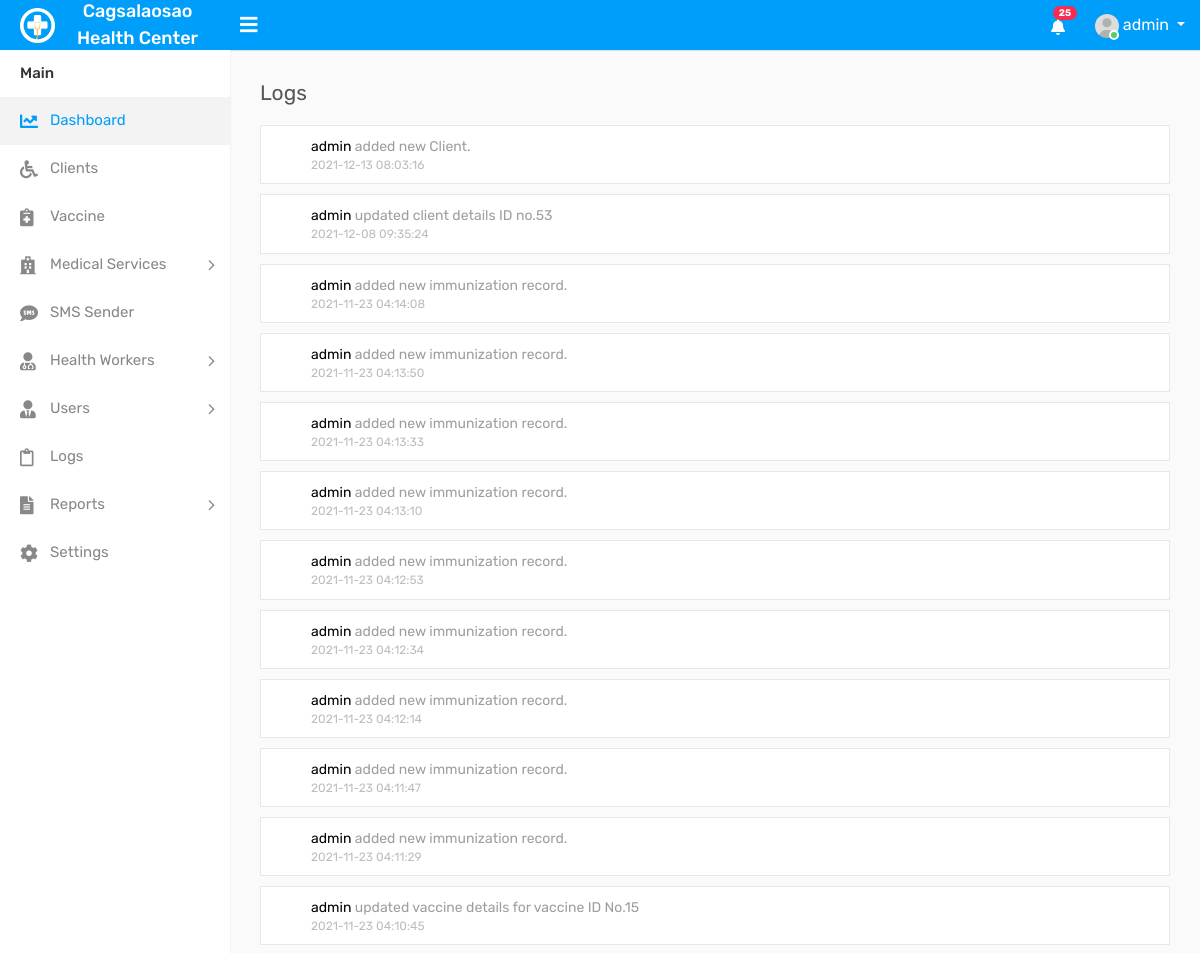
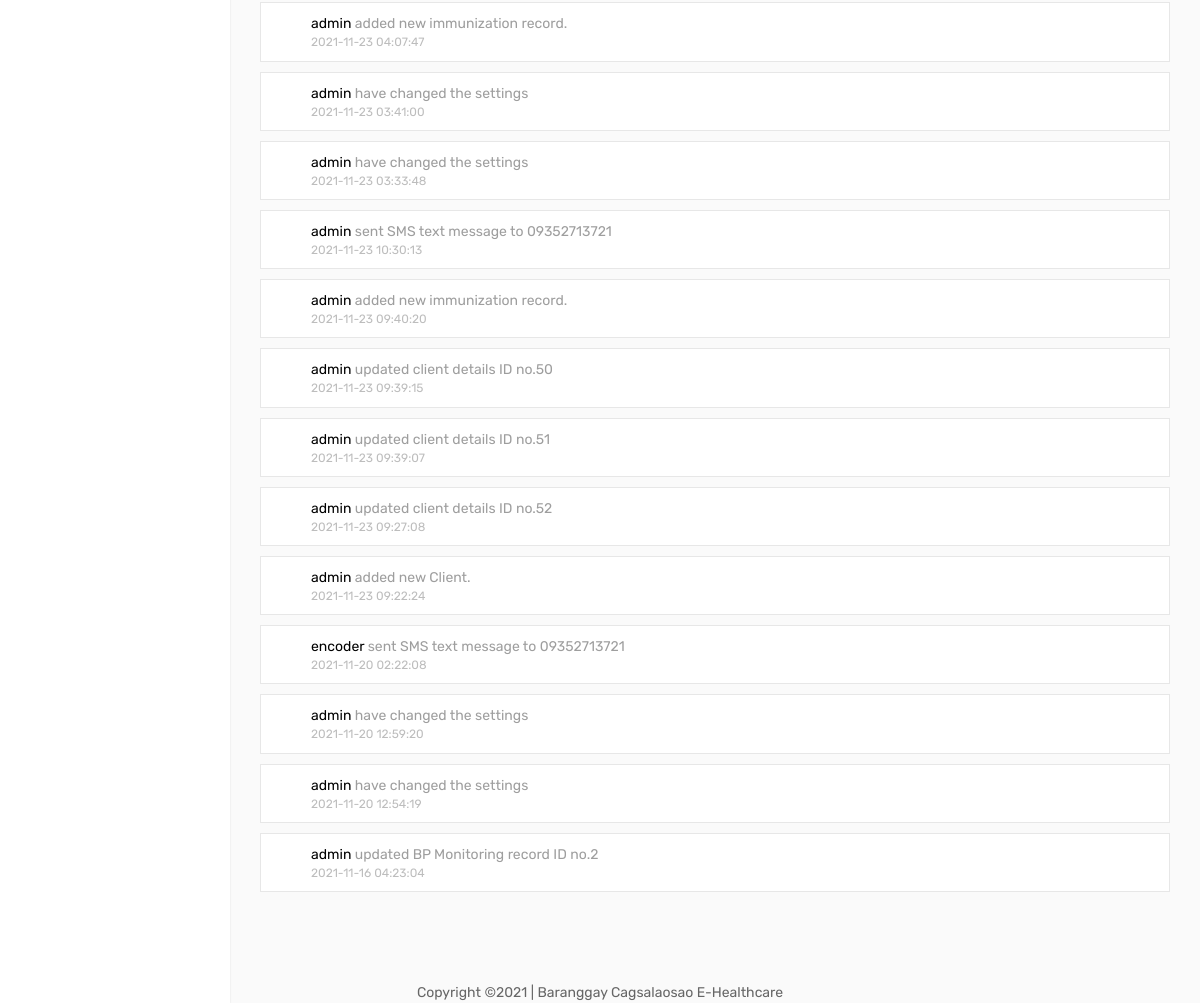
Before: /activities.php (signed in) with the older database file (2 pictures, top to bottom).
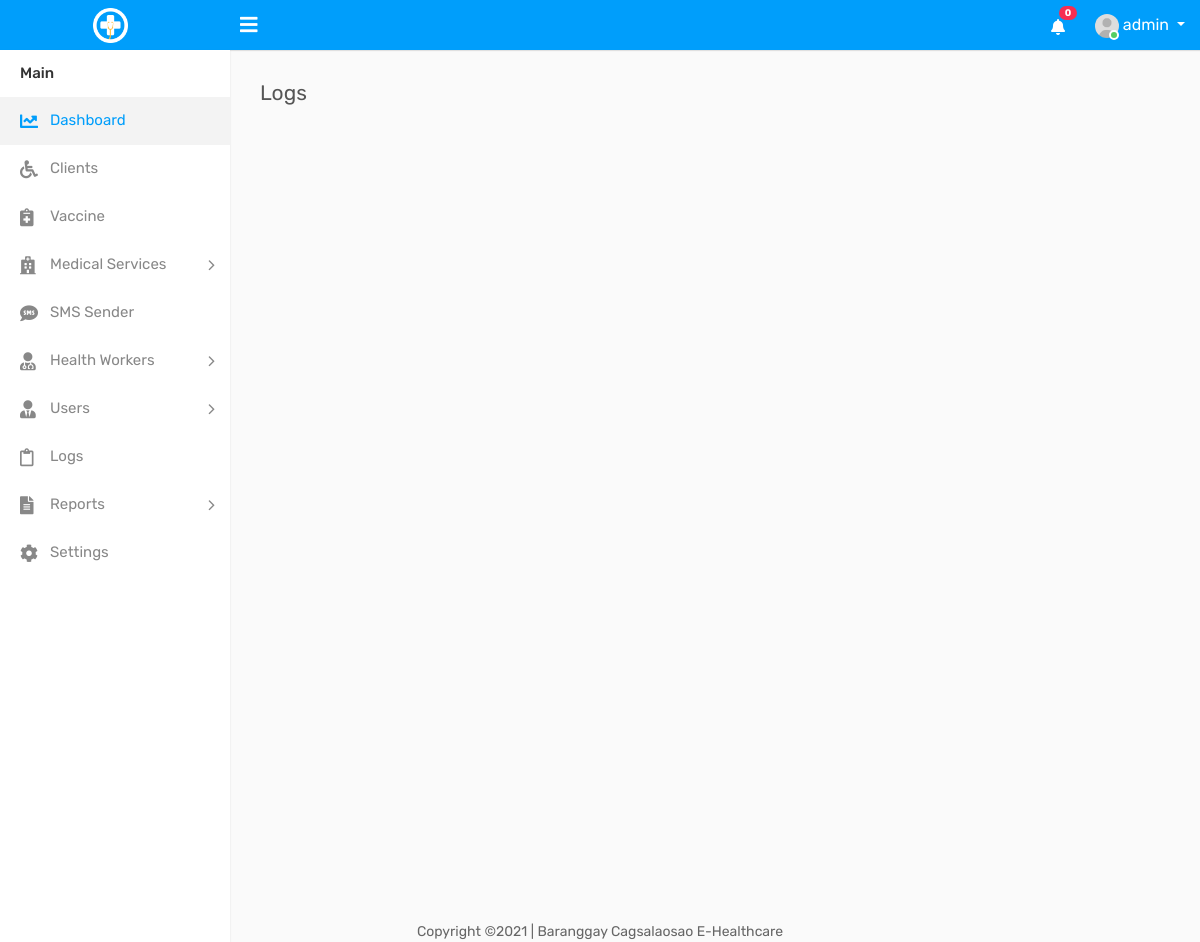
After: the same page with the newer database file.
### tables this page shows
CREATE TABLE IF NOT EXISTS `settings` (
  `name` varchar(55) NOT NULL,
  `contact_person` varchar(55) NOT NULL,
  `brgy` varchar(55) NOT NULL,
  `city` varchar(55) NOT NULL,
  `province` varchar(55) NOT NULL,
  `postalcode` int(11) NOT NULL,
  `email` varchar(55) NOT NULL,
  `phone` varchar(55) NOT NULL,
  `telephone` varchar(55) NOT NULL,
  `web_url` varchar(55) NOT NULL
);

CREATE TABLE IF NOT EXISTS `log` (
`log_id` int(11) NOT NULL,
  `log_user` int(11) DEFAULT NULL,
  `log_activity` varchar(255) DEFAULT NULL,
  `log_date` datetime DEFAULT NULL
);

### activities.php (the view, shortened to what this page needs)
<!DOCTYPE html>
<html lang="en">
<?php include('includes/head.php') ?>
<body>
    <div class="main-wrapper">
<?php include('includes/topnav.php') ?>
<?php include('includes/sidebar.php') ?>
        <div class="page-wrapper">
        <div class="content">
                <div class="row">
                    <div class="col-sm-12">
                        <h4 class="page-title">Logs</h4>
                    </div>
                </div>
                <div class="row">
                    <div class="col-md-12">
                        <div class="activity">
                            <div class="activity-box">
                                <ul class="activity-list">
  <?php
                         $username=$_SESSION['auth_user']['username'];
                         $query = "select  * from admin_user where username='$username' limit 1 ";
                         $query_run =mysqli_query($con,$query);
                         if (mysqli_num_rows($query_run)>0)
                        {
                            $row = mysqli_fetch_array($query_run);
                            if($row['role']=='Admin')
                            {
    $query="select log.log_id as id,admin_user.username as username, log.log_activity as activity, log.log_date as logdate from log inner join  admin_user on log.log_user=admin_user.id order by log_id desc ";
                                        $query_run= mysqli_query($con,$query);
                                         if ($query_run)
                                        {
                                            while ($row=mysqli_fetch_array($query_run))
                                    {
 ?>
                                    <li>
                                        <div class="activity-content">
                                            <div class="timeline-content">
                                                <a href="#" class="name"><?php echo $row['username']
                                            ?></a> <?php echo $row['activity'] ?> <a href="#" class="name"></a>  <a href="#" class="name"></a>  <a href="#"></a>
                                                <span class="time"><?php echo $row['logdate']; ?></span>
                                            </div>
                                        </div>
                                    </li>
<?php
    }
}
 ?>
<?php
                         }
                           }
                            ?>
                                </ul>
                            </div>
                        </div>
                    </div>
                </div>
            </div>
        </div>
    </div>
    <?php include('includes/footer.php') ?>
</body>
</html>

### includes/head.php (shortened to what this page needs)
<head>
    <link rel="stylesheet" type="text/css" href="assets/css/bootstrap.min.css">
    <link rel="stylesheet" type="text/css" href="assets/css/font-awesome.min.css">
    <link rel="stylesheet" type="text/css" href="assets/css/select2.min.css">
    <link rel="stylesheet" type="text/css" href="assets/css/bootstrap-datetimepicker.min.css">
    <link rel="stylesheet" type="text/css" href="assets/css/style.css">
    <link rel="stylesheet" href="https://cdn.datatables.net/1.11.2/css/dataTables.bootstrap4.min.css">
    <link href="fontawesome-free-5.15.4-web/css/all.css" rel="stylesheet">
</head>

### includes/topnav.php (shortened to what this page needs)
 <?php
        include('dbcon.php');
  ?>
        <div class="header">
			<div class="header-left">
				<a href="index.php" class="logo">
					<img src="assets/img/logo.png" width="35" height="35" alt=""> <span>
<?php
                                     $query="select * from settings limit 1 ";
                                        $query_run= mysqli_query($con,$query);
                                         if ($query_run)
                                        {
                                            while ($row=mysqli_fetch_array($query_run))
                                            {
                                                echo $row['name'];
                                            }
                                        }
?>
                    </span>
				</a>
			</div>
			<a id="toggle_btn" href="javascript:void(0);"><i class="fa fa-bars"></i></a>
            <ul class="nav user-menu float-right">
                <li class="nav-item dropdown d-none d-sm-block">
                    <a href="#" class="dropdown-toggle nav-link" data-toggle="dropdown"><i class="fas fa-bell"></i> <span class="badge badge-pill bg-danger float-right">
                        <?php
                                    $rt = mysqli_query($con,"SELECT * FROM log  ");
                                    $num1 = mysqli_num_rows($rt);
                                     echo htmlentities($num1);
                        ?>
                    </span></a>
                </li>
                <li class="nav-item dropdown has-arrow">
                    <a href="#" class="dropdown-toggle nav-link user-link" data-toggle="dropdown">
                        <span class="user-img">
							<img class="rounded-circle" src="assets/img/user.jpg" width="24" alt="Admin">
							<span class="status online"></span>
						</span>
						<span>
                           <?php echo $_SESSION['username']; ?>
                        </span>
                    </a>
                </li>
            </ul>
        </div>

### includes/sidebar.php (shortened to what this page needs)
       <div class="sidebar" id="sidebar">
           <div class="sidebar-inner slimscroll">
               <div id="sidebar-menu" class="sidebar-menu">
                   <ul>
                       <li class="menu-title">Main</li>
                       <li class="active">
                           <a href="index.php"><i class="fas fa-chart-line"></i> <span>Dashboard</span></a>
                       </li>
                       <li>
                           <a href="clients.php"><i class="fa fa-wheelchair"></i> <span>Clients</span></a>
                       </li>
                       <li>
                           <a href="vaccine.php"><i class="fas fa-notes-medical"></i> <span>Vaccine </span></a>
                       </li>
                       <li class="submenu">
                           <a href="#"><i class="fa fa-hospital-o"></i> <span> Medical Services </span> <span class="menu-arrow"></span></a>
                       </li>
                       <li>
                           <a href="sms.php"><i class="fas fa-sms"></i> <span>SMS Sender</span></a>
                       </li>
					<li class="submenu">
						<a href="#"><i class="fa fa-user-md"></i> <span> Health Workers </span> <span class="menu-arrow"></span></a>
					</li>
                        <?php
                        $username=$_SESSION['auth_user']['username'];
                        $query = "select  * from admin_user where username='$username' limit 1 ";
                        $query_run =mysqli_query($con,$query);
                        if (mysqli_num_rows($query_run)>0)
                       {
                           $row = mysqli_fetch_array($query_run);
                           if($row['role']=='Admin')
                           {
                            ?>
                       <li class="submenu">
                           <a href="#"><i class="fas fa-user-tie"></i> <span> Users </span> <span class="menu-arrow"></span></a>
                       </li>
                        <?php
                        }
                          }
                           ?>
					<li>
						<a href="activities.php"><i class="far fa-clipboard"></i> <span>Logs</span></a>
					</li>
					<li class="submenu">
						<a href="#"><i class="fas fa-file-alt"></i> <span> Reports </span> <span class="menu-arrow"></span></a>
					</li>
                        <?php
                        $username=$_SESSION['auth_user']['username'];
                        $query = "select  * from admin_user where username='$username' limit 1 ";
                        $query_run =mysqli_query($con,$query);
                        if (mysqli_num_rows($query_run)>0)
                       {
                           $row = mysqli_fetch_array($query_run);
                           if($row['role']=='Admin')
                           {
                            ?>
                             <li>
                           <a href="settings.php"><i class="fa fa-cog"></i> <span>Settings</span></a>
                       </li>
<?php
                        }
                          }
                           ?>
                   </ul>
               </div>
           </div>
       </div>

### includes/footer.php
<center>
	<footer style="margin-top: 50px;">
		Copyright &copy2021	|	Baranggay Cagsalaosao E-Healthcare
	</footer>
</center>

Changed rows visible on the page:
removed settings: name "Cagsalaosao Health Center"
removed log: admin_user.username "admin", log_activity "added new Client.", log_date "2021-12-13 08:03:16"
removed log: admin_user.username "admin", log_activity "updated client details ID no.53", log_date "2021-12-08 09:35:24"
removed log: admin_user.username "admin", log_activity "added new immunization record.", log_date "2021-11-23 04:14:08"
removed log: admin_user.username "admin", log_activity "added new immunization record.", log_date "2021-11-23 04:13:50"
removed log: admin_user.username "admin", log_activity "added new immunization record.", log_date "2021-11-23 04:13:33"
removed log: admin_user.username "admin", log_activity "added new immunization record.", log_date "2021-11-23 04:13:10"
removed log: admin_user.username "admin", log_activity "added new immunization record.", log_date "2021-11-23 04:12:53"
removed log: admin_user.username "admin", log_activity "added new immunization record.", log_date "2021-11-23 04:12:34"
removed log: admin_user.username "admin", log_activity "added new immunization record.", log_date "2021-11-23 04:12:14"
removed log: admin_user.username "admin", log_activity "added new immunization record.", log_date "2021-11-23 04:11:47"
removed log: admin_user.username "admin", log_activity "added new immunization record.", log_date "2021-11-23 04:11:29"
removed log: admin_user.username "admin", log_activity "updated vaccine details for vaccine ID No.15", log_date "2021-11-23 04:10:45"
removed log: admin_user.username "admin", log_activity "added new immunization record.", log_date "2021-11-23 04:07:47"
removed log: admin_user.username "admin", log_activity "have changed the settings", log_date "2021-11-23 03:41:00"
removed log: admin_user.username "admin", log_activity "have changed the settings", log_date "2021-11-23 03:33:48"
removed log: admin_user.username "admin", log_activity "sent SMS text message to 09352713721", log_date "2021-11-23 10:30:13"
removed log: admin_user.username "admin", log_activity "added new immunization record.", log_date "2021-11-23 09:40:20"
removed log: admin_user.username "admin", log_activity "updated client details ID no.50", log_date "2021-11-23 09:39:15"
removed log: admin_user.username "admin", log_activity "updated client details ID no.51", log_date "2021-11-23 09:39:07"
removed log: admin_user.username "admin", log_activity "updated client details ID no.52", log_date "2021-11-23 09:27:08"
removed log: admin_user.username "admin", log_activity "added new Client.", log_date "2021-11-23 09:22:24"
removed log: admin_user.username "encoder", log_activity "sent SMS text message to 09352713721", log_date "2021-11-20 02:22:08"
removed log: admin_user.username "admin", log_activity "have changed the settings", log_date "2021-11-20 12:59:20"
removed log: admin_user.username "admin", log_activity "have changed the settings", log_date "2021-11-20 12:54:19"
removed log: admin_user.username "admin", log_activity "updated BP Monitoring record ID no.2", log_date "2021-11-16 04:23:04"
Other visible differences:
$num1: "25" → "0"
